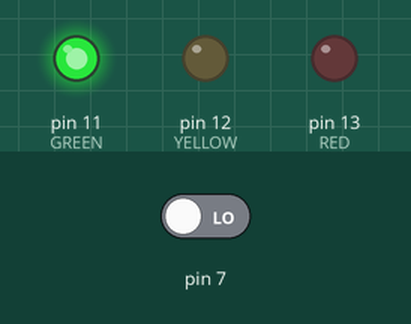
This sketch was run on a simulated Arduino Uno, built with avr-gcc and run on an emulated ATmega328P. On the bench: output pins drawn as LEDs (lit = HIGH). The inputs (shaded band) are chosen by the test bench; at power-on: pin 7 LOW.

Above: at 1.2 s.
1.3 s: pin 7 driven HIGH
At 4.6 s:
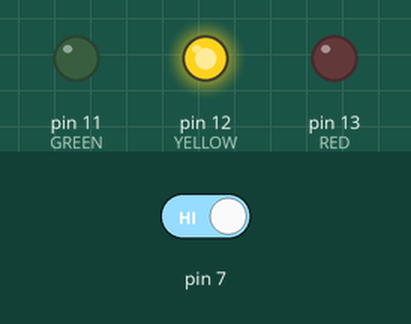
At 5.6 s:
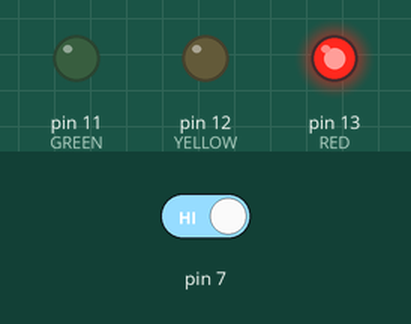
Timing chart, 0 to 7.1 s (numbered marks = the images above; inputs shaded):
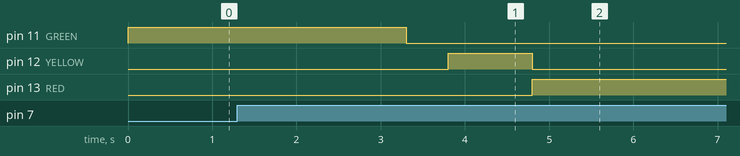

Measured:
- after the input at 1.3 s, pin 11 (GREEN): HIGH → LOW after 2.0 s; pin 12 (YELLOW): LOW → HIGH after 2.5 s, → LOW 1.0 s later; pin 13 (RED): LOW → HIGH after 3.5 s

The sketch:

arduino_traffic_light.ino
```cpp
int buttonState = 0;
const int RED = 13;
const int YELLOW = 12;
const int GREEN = 11;
void setup()
{
  pinMode(7, INPUT);
  pinMode(RED, OUTPUT);
  pinMode(YELLOW, OUTPUT);
  pinMode(GREEN, OUTPUT);
}

void loop()
{
  // read the state of the push button
  buttonState = digitalRead(7);
  // check if the push button is pressed
  if (buttonState == HIGH) {
    delay(2000);
    digitalWrite(GREEN, LOW);
    delay (500);
    digitalWrite(YELLOW, HIGH);
    delay(1000);
    digitalWrite(YELLOW, LOW);
    digitalWrite(RED, HIGH);
    delay (8500);
    digitalWrite(RED, LOW);


  } else {
    digitalWrite(GREEN, HIGH);
  }
  delay(10); // Delay a little bit to improve simulation performance
}
```
